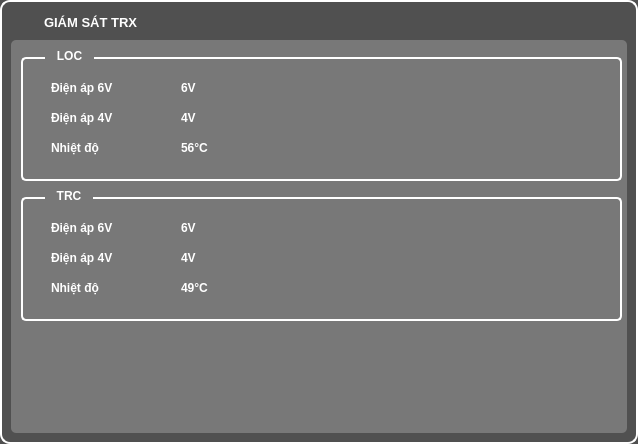
<?xml version="1.0" encoding="UTF-8"?>
<ui version="4.0">
 <class>GiamSat_TRX_Form</class>
 <widget class="QWidget" name="GiamSat_TRX_Form">
  <property name="geometry">
   <rect>
    <x>0</x>
    <y>0</y>
    <width>638</width>
    <height>444</height>
   </rect>
  </property>
  <property name="minimumSize">
   <size>
    <width>638</width>
    <height>444</height>
   </size>
  </property>
  <property name="maximumSize">
   <size>
    <width>638</width>
    <height>444</height>
   </size>
  </property>
  <property name="windowTitle">
   <string>Form</string>
  </property>
  <property name="styleSheet">
   <string notr="true">QWidget#GiamSat_TRX_Form {
background-color: rgb(80, 80, 80);
border-radius: 10px;
border-width: 2;
border-style: solid;
border-color: rgb(255, 255, 255);
}
QGroupBox {
border-radius: 5px;
border-width: 2;
border-style: solid;
border-color: rgb(255, 255, 255);
}
* {
color: white;
font-weight: bold;
}</string>
  </property>
  <layout class="QVBoxLayout" name="verticalLayout">
   <item>
    <widget class="QLabel" name="label_17">
     <property name="maximumSize">
      <size>
       <width>100000</width>
       <height>23</height>
      </size>
     </property>
     <property name="font">
      <font>
       <pointsize>10</pointsize>
       <weight>75</weight>
       <bold>true</bold>
      </font>
     </property>
     <property name="styleSheet">
      <string notr="true">padding-left: 30;
color: white;</string>
     </property>
     <property name="text">
      <string notr="true">GIÁM SÁT TRX</string>
     </property>
     <property name="textFormat">
      <enum>Qt::AutoText</enum>
     </property>
    </widget>
   </item>
   <item>
    <widget class="QFrame" name="frame">
     <property name="styleSheet">
      <string notr="true">QFrame#frame {
background-color: rgb(120, 120, 120);
border-radius: 5px;
border-width: 0;
}
QGroupBox {
margin-top: 7;
}
QGroupBox::title {
top: -8;
left: 24;
padding-left: 10px;
padding-right: 10px;
}</string>
     </property>
     <property name="frameShape">
      <enum>QFrame::StyledPanel</enum>
     </property>
     <property name="frameShadow">
      <enum>QFrame::Raised</enum>
     </property>
     <widget class="QGroupBox" name="groupBox_2">
      <property name="geometry">
       <rect>
        <x>10</x>
        <y>150</y>
        <width>601</width>
        <height>131</height>
       </rect>
      </property>
      <property name="title">
       <string>TRC</string>
      </property>
      <widget class="QLabel" name="label_8">
       <property name="geometry">
        <rect>
         <x>30</x>
         <y>30</y>
         <width>111</width>
         <height>16</height>
        </rect>
       </property>
       <property name="text">
        <string>Điện áp 6V</string>
       </property>
      </widget>
      <widget class="QLabel" name="label_9">
       <property name="geometry">
        <rect>
         <x>160</x>
         <y>60</y>
         <width>111</width>
         <height>16</height>
        </rect>
       </property>
       <property name="text">
        <string>4V</string>
       </property>
      </widget>
      <widget class="QLabel" name="label_10">
       <property name="geometry">
        <rect>
         <x>160</x>
         <y>30</y>
         <width>111</width>
         <height>16</height>
        </rect>
       </property>
       <property name="text">
        <string>6V</string>
       </property>
      </widget>
      <widget class="QLabel" name="label_11">
       <property name="geometry">
        <rect>
         <x>30</x>
         <y>60</y>
         <width>111</width>
         <height>16</height>
        </rect>
       </property>
       <property name="text">
        <string>Điện áp 4V</string>
       </property>
      </widget>
      <widget class="QLabel" name="label_12">
       <property name="geometry">
        <rect>
         <x>30</x>
         <y>90</y>
         <width>111</width>
         <height>16</height>
        </rect>
       </property>
       <property name="text">
        <string>Nhiệt độ</string>
       </property>
      </widget>
      <widget class="QLabel" name="label_13">
       <property name="geometry">
        <rect>
         <x>160</x>
         <y>90</y>
         <width>111</width>
         <height>16</height>
        </rect>
       </property>
       <property name="text">
        <string>49°C</string>
       </property>
      </widget>
     </widget>
     <widget class="QGroupBox" name="groupBox">
      <property name="geometry">
       <rect>
        <x>10</x>
        <y>10</y>
        <width>601</width>
        <height>131</height>
       </rect>
      </property>
      <property name="title">
       <string>LOC</string>
      </property>
      <widget class="QLabel" name="label_2">
       <property name="geometry">
        <rect>
         <x>30</x>
         <y>30</y>
         <width>111</width>
         <height>16</height>
        </rect>
       </property>
       <property name="text">
        <string>Điện áp 6V</string>
       </property>
      </widget>
      <widget class="QLabel" name="label_3">
       <property name="geometry">
        <rect>
         <x>160</x>
         <y>30</y>
         <width>111</width>
         <height>16</height>
        </rect>
       </property>
       <property name="text">
        <string>6V</string>
       </property>
      </widget>
      <widget class="QLabel" name="label_4">
       <property name="geometry">
        <rect>
         <x>30</x>
         <y>60</y>
         <width>111</width>
         <height>16</height>
        </rect>
       </property>
       <property name="text">
        <string>Điện áp 4V</string>
       </property>
      </widget>
      <widget class="QLabel" name="label_5">
       <property name="geometry">
        <rect>
         <x>160</x>
         <y>60</y>
         <width>111</width>
         <height>16</height>
        </rect>
       </property>
       <property name="text">
        <string>4V</string>
       </property>
      </widget>
      <widget class="QLabel" name="label_6">
       <property name="geometry">
        <rect>
         <x>30</x>
         <y>90</y>
         <width>111</width>
         <height>16</height>
        </rect>
       </property>
       <property name="text">
        <string>Nhiệt độ</string>
       </property>
      </widget>
      <widget class="QLabel" name="label_7">
       <property name="geometry">
        <rect>
         <x>160</x>
         <y>90</y>
         <width>111</width>
         <height>16</height>
        </rect>
       </property>
       <property name="text">
        <string>56°C</string>
       </property>
      </widget>
     </widget>
    </widget>
   </item>
  </layout>
 </widget>
 <resources/>
 <connections/>
</ui>
